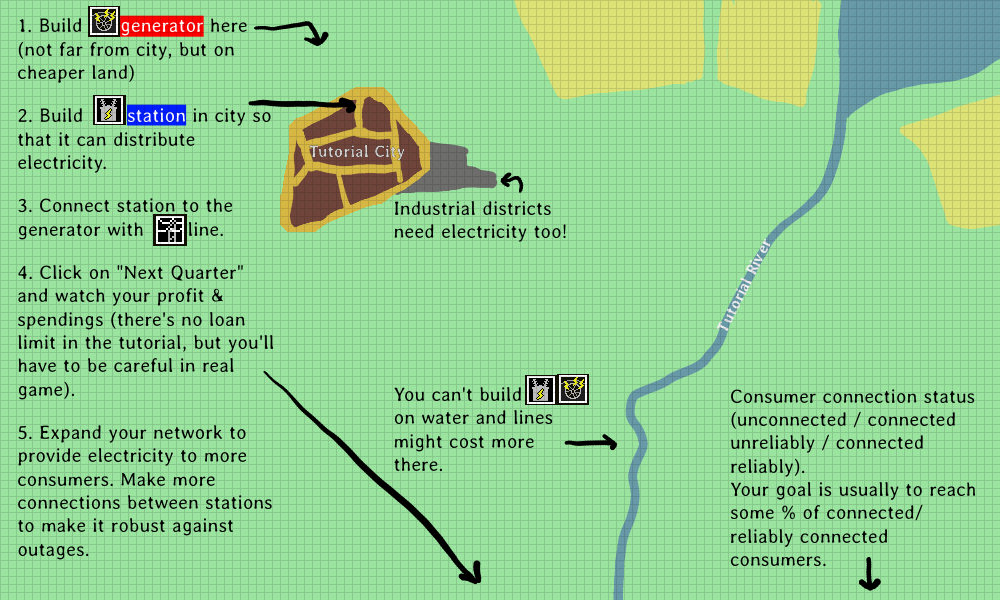

The image is a tile-based game level rendered from a .tmx file. Its description and source (layers, tilesets, objects; grid data summarised) follow:
An orthogonal 125x75 tile map with 8x8 px tiles, 2 tile layers (base, grid), 2 tilesets, 1 image layer.

<map version="1.0" orientation="orthogonal" renderorder="right-down" width="125" height="75" tilewidth="8" tileheight="8" nextobjectid="1">
 <tileset firstgid="1" name="tileset" tilewidth="8" tileheight="8" tilecount="64" columns="8">
  <image source="../assets/tileset.png" width="64" height="64" />
 </tileset>
 <tileset firstgid="65" name="grid-tile" tilewidth="8" tileheight="8" tilecount="1" columns="1">
  <image source="../assets/grid-tile.png" width="8" height="8" />
 </tileset>
 <imagelayer name="fancy">
  <image source="../assets/tutorial.png" />
 </imagelayer>
 <layer name="base" width="125" height="75" opacity="0">
  <data>[9375 cells, 9375 non-empty, 3 distinct tile ids]</data>
 </layer>
 <layer name="grid" width="125" height="75" opacity="0.125">
  <data>[9375 cells, 9375 non-empty, 1 distinct tile ids]</data>
 </layer>
</map>
